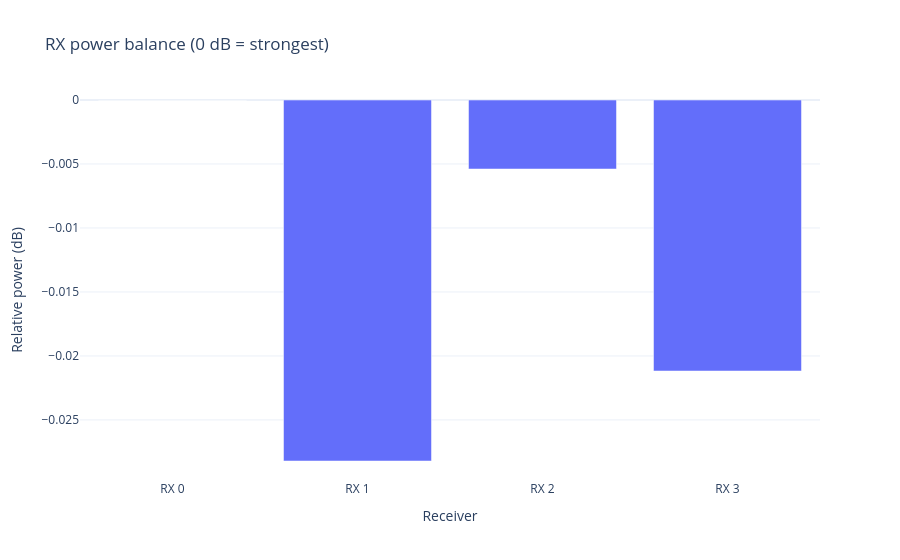
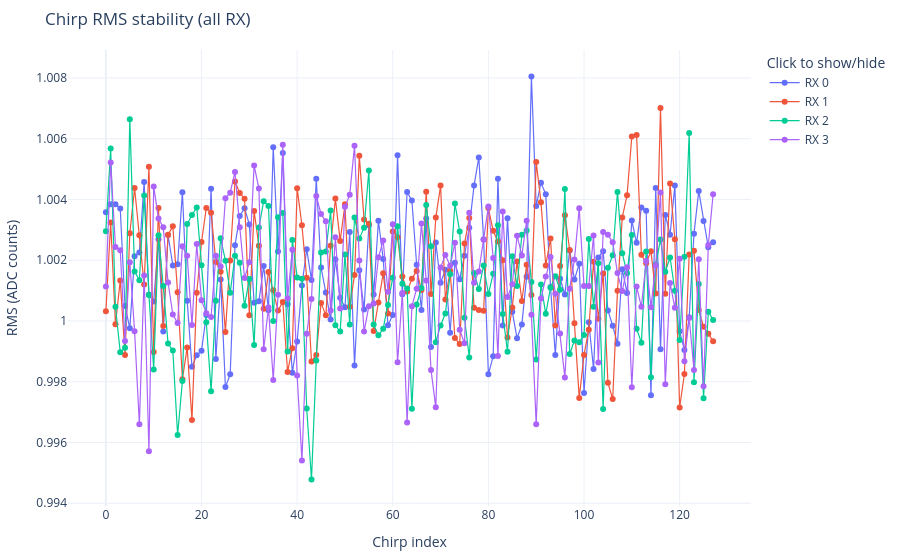
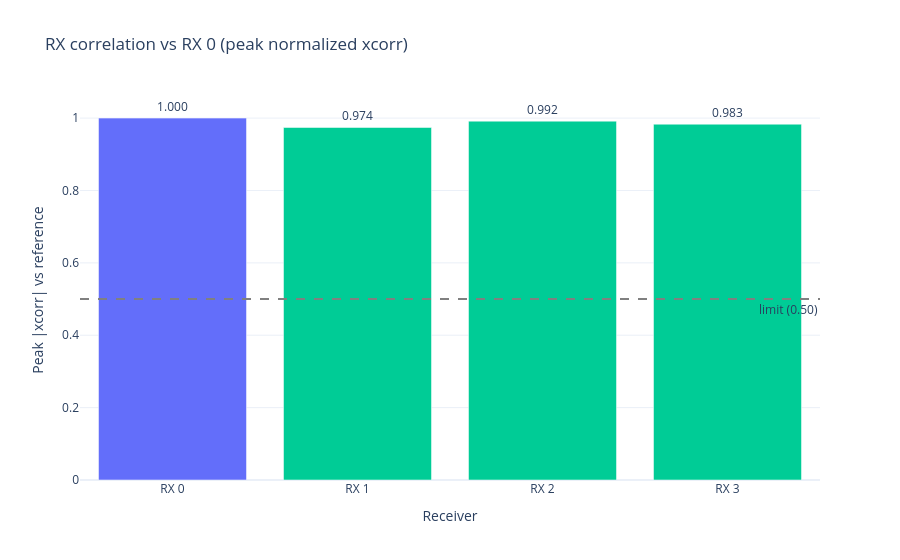
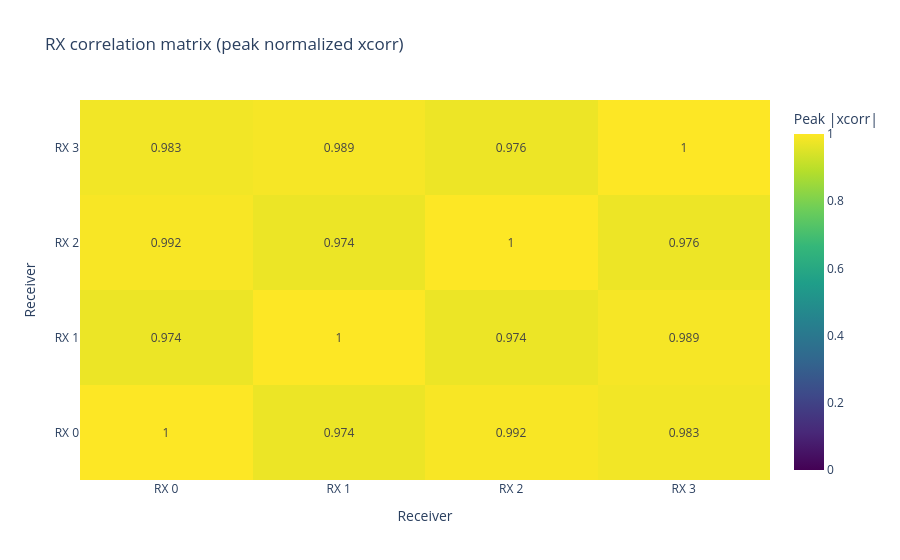

The notebook cell these images were saved under, in order:
### Code cell
pipe.show(pipe.plotly.qa_rx_power(qa))
pipe.show(pipe.plotly.qa_chirp_rms(qa))
pipe.show(pipe.plotly.qa_rx_correlation(qa, ref_rx=0, threshold=pipe.qa.thresholds.min_rx_correlation))
pipe.show(pipe.plotly.qa_rx_correlation_matrix(qa))
pipe.show(pipe.plotly.qa_adc_spectrum(pipe.cube, chirp_idx=QA_CHIRP_IDX, rx_idx=0))
